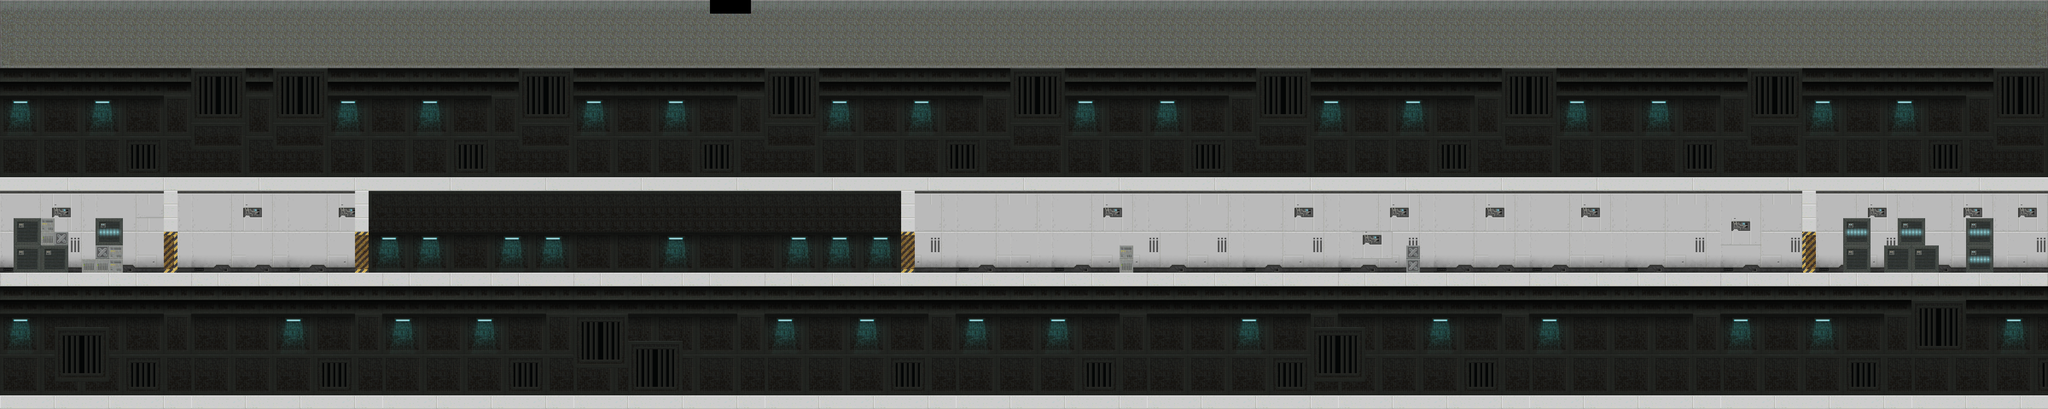

The image is a tile-based game level rendered from a .tmx file. Its description and source (layers, tilesets, objects; grid data summarised) follow:
An orthogonal 150x30 tile map with 32x32 px tiles, 1 tile layer (Слой тайлов 1) and 29 objects (6x solid, 4x solidInvis, 3x EasyEnemy, 3x Money1, 2x Ammo, ...).

<map version="1.5" tiledversion="1.5.0" orientation="orthogonal" renderorder="left-down" width="150" height="30" tilewidth="32" tileheight="32" infinite="0" nextlayerid="4" nextobjectid="46">
 <tileset firstgid="1" name="scifi_platformTiles_32x32" tilewidth="32" tileheight="32" tilecount="805" columns="35">
  <image source="../../../Platformer/PlatformerTest/PlatformerTest/images/scifi_platformTiles_32x32.png" width="1120" height="736" />
 </tileset>
 <layer id="1" name="Слой тайлов 1" width="150" height="30">
  <data>[4500 cells, 4497 non-empty, 249 distinct tile ids]</data>
 </layer>
 <objectgroup id="2" name="collision">
  <object id="1" name="solid" x="0.5" y="640" width="4799.25" height="31" />
  <object id="2" name="solid" x="0.238636" y="416.182" width="4799.25" height="31" />
  <object id="3" name="solid" x="383.833" y="449.167" width="32" height="189.5" />
  <object id="4" name="solid" x="4224" y="448.5" width="31" height="190.938" />
  <object id="5" name="player" x="450.667" y="589.833" width="32" height="48" />
  <object id="22" name="FinishLevel" x="4158" y="479.333" width="65.3333" height="158.667" />
  <object id="23" name="solidInvis" x="832.023" y="543.915" width="32.5" height="95.625" />
  <object id="24" name="solidInvis" x="2111.75" y="545.188" width="32.5" height="93.625" />
  <object id="25" name="solid" x="832.362" y="448.08" width="31.6398" height="95.2955" />
  <object id="26" name="solid" x="2112" y="449.534" width="31.6398" height="95.2955" />
  <object id="27" name="Ammo" x="556.5" y="596.167" width="43" height="41" />
  <object id="28" name="Heal" x="1300.83" y="599.667" width="29" height="38" />
  <object id="29" name="Armour" x="1608.83" y="589.333" width="37" height="48" />
  <object id="30" name="Ammo" x="2267.83" y="597.5" width="43" height="41" />
  <object id="31" name="Heal" x="2481.5" y="599.667" width="29" height="38" />
  <object id="32" name="solidInvis" x="2624.42" y="576.521" width="32.5" height="62.2917" />
  <object id="33" name="solidInvis" x="3296.42" y="575.854" width="32.5" height="62.2917" />
  <object id="34" name="EasyShootEnemy" x="2974.67" y="587.667" width="32" height="50" />
  <object id="35" name="EasyShootEnemy" x="2379.33" y="588.333" width="32" height="50" />
  <object id="36" name="EasyEnemy" x="1440" y="587.667" width="32" height="50" />
  <object id="37" name="EasyEnemy" x="1041.33" y="588.333" width="32" height="50" />
  <object id="38" name="Money1" x="950" y="604.667" width="32" height="32" />
  <object id="39" name="Money1" x="2060.67" y="606" width="32" height="32" />
  <object id="40" name="Money1" x="2824.67" y="606.667" width="32" height="32" />
  <object id="41" name="Money3" x="3617.33" y="606.667" width="32" height="32" />
  <object id="42" name="Money3" x="3168" y="606" width="32" height="32" />
  <object id="43" name="Money2" x="1728" y="604.667" width="32" height="32" />
  <object id="44" name="Money2" x="1176" y="604.667" width="32" height="32" />
  <object id="45" name="EasyEnemy" x="1920" y="586.333" width="32" height="50" />
 </objectgroup>
</map>
